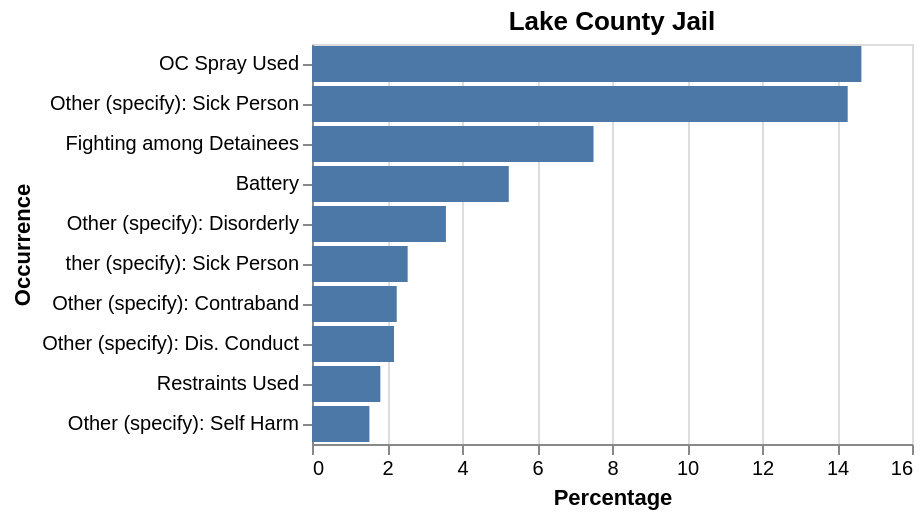

The cell this chart's notebook holds for it:
### Code cell
lake_county_percent

### Figure 1 — Vega-Lite specification as saved in the notebook (floating-point values rounded to 4 significant figures)
{"config": {"view": {"continuousWidth": 300, "continuousHeight": 300}}, "data": {"name": "data-93f9f35805414f27028196e1546c8e1b"}, "mark": {"type": "bar"}, "encoding": {"x": {"field": "percentage", "title": "Percentage", "type": "quantitative"}, "y": {"field": "Cleaned Occurrences", "sort": "-x", "title": "Occurrence", "type": "nominal"}}, "title": "Lake County Jail", "$schema": "https://vega.github.io/schema/vega-lite/v5.20.1.json", "datasets": {"data-93f9f35805414f27028196e1546c8e1b": [{"Cleaned Occurrences": "OC Spray Used", "count": 201, "percentage": 14.65}, {"Cleaned Occurrences": "Other (specify): Sick Person", "count": 196, "percentage": 14.29}, {"Cleaned Occurrences": "Fighting among Detainees", "count": 103, "percentage": 7.507}, {"Cleaned Occurrences": "Battery", "count": 72, "percentage": 5.248}, {"Cleaned Occurrences": "Other (specify): Disorderly", "count": 49, "percentage": 3.571}, {"Cleaned Occurrences": "ther (specify): Sick Person", "count": 35, "percentage": 2.551}, {"Cleaned Occurrences": "Other (specify): Contraband", "count": 31, "percentage": 2.259}, {"Cleaned Occurrences": "Other (specify): Dis. Conduct", "count": 30, "percentage": 2.187}, {"Cleaned Occurrences": "Restraints Used", "count": 25, "percentage": 1.822}, {"Cleaned Occurrences": "Other (specify): Self Harm", "count": 21, "percentage": 1.531}]}}
